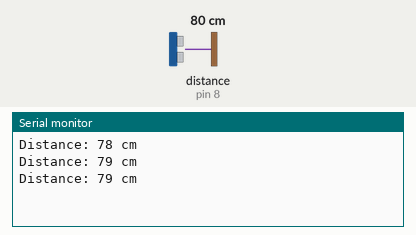
This sketch was run on a simulated Arduino Uno, built with avr-gcc and run on an emulated ATmega328P. Shown: the last lines printed to the serial monitor. Wiring (inferred from the names in the program): ultrasonic range finder: trigger pin 7; echo pin 8. The inputs (shaded band) are chosen by the test bench; at power-on: distance to the obstacle (sensor on pin 8) 80 cm. The echo pulse lasts 58.3 µs per cm.

Above: at 1.3 s.
1.4 s: distance to the obstacle (sensor on pin 8) set to 2 cm
At 1.9 s:
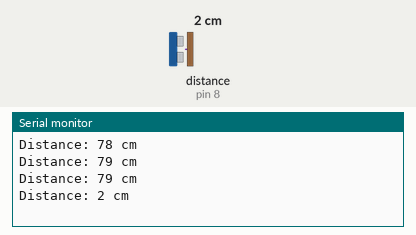
2.9 s: distance to the obstacle (sensor on pin 8) set to 4 cm
At 3.4 s:
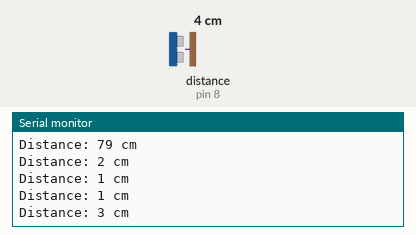
Timing chart, 0 to 5.9 s (numbered marks = the images above; inputs shaded):
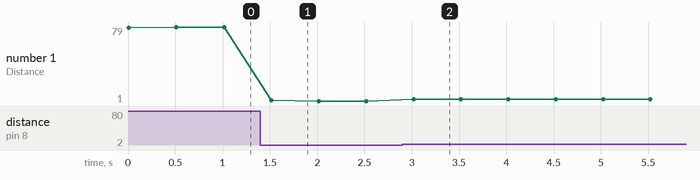

The sketch:

test_ultrasonic.ino
```cpp
//Ultrasonic sensor
long distance;
long duration;
#define trigPin 7
#define echoPin 8

void setup() {
  Serial.begin(9600);
  pinMode(trigPin, OUTPUT);
  pinMode(echoPin, INPUT);

}

void loop() {
  // Send a 10 microsecond pulse to start a measurement
  digitalWrite(trigPin, LOW);
  delayMicroseconds(2);
  digitalWrite(trigPin, HIGH);
  delayMicroseconds(10);
  digitalWrite(trigPin, LOW);

  // Measure how long (in microseconds) the echo takes to come back
   duration = pulseIn(echoPin, HIGH);

  // Convert time to distance:
  // sound travels 0.034 cm per microsecond, divide by 2 because it goes and comes back
  distance = duration * 0.0340 / 2;

  Serial.print("Distance: ");
  Serial.print(distance);
  Serial.println(" cm");

  delay(500);
}
```

Measured:
- after the input at 1.4 s, the serial monitor: prints a new line after 0.12 s (image 1)
- after the input at 2.9 s, the serial monitor: prints a new line after 0.12 s (image 2)
- plotted number 1: 79 → 1 after the input at 1.4 s, 1 → 3 after the input at 2.9 s
